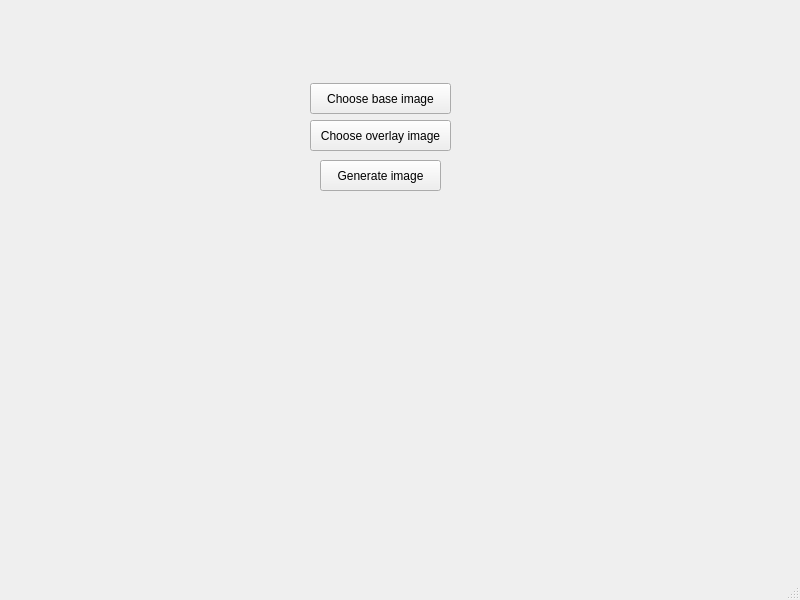
<?xml version="1.0" encoding="UTF-8"?>
<ui version="4.0">
 <class>MainWindow</class>
 <widget class="QMainWindow" name="MainWindow">
  <property name="geometry">
   <rect>
    <x>0</x>
    <y>0</y>
    <width>800</width>
    <height>600</height>
   </rect>
  </property>
  <property name="windowTitle">
   <string>MainWindow</string>
  </property>
  <widget class="QWidget" name="centralwidget">
   <widget class="QPushButton" name="pushButton">
    <property name="geometry">
     <rect>
      <x>310</x>
      <y>83</y>
      <width>141</width>
      <height>31</height>
     </rect>
    </property>
    <property name="text">
     <string>Choose base image</string>
    </property>
    <property name="default">
     <bool>false</bool>
    </property>
    <property name="flat">
     <bool>false</bool>
    </property>
   </widget>
   <widget class="QPushButton" name="pushButton_2">
    <property name="geometry">
     <rect>
      <x>310</x>
      <y>120</y>
      <width>141</width>
      <height>31</height>
     </rect>
    </property>
    <property name="text">
     <string>Choose overlay image</string>
    </property>
   </widget>
   <widget class="QPushButton" name="pushButton_3">
    <property name="geometry">
     <rect>
      <x>320</x>
      <y>160</y>
      <width>121</width>
      <height>31</height>
     </rect>
    </property>
    <property name="text">
     <string>Generate image</string>
    </property>
   </widget>
   <widget class="QLabel" name="image_label">
    <property name="geometry">
     <rect>
      <x>20</x>
      <y>10</y>
      <width>250</width>
      <height>250</height>
     </rect>
    </property>
    <property name="text">
     <string/>
    </property>
   </widget>
   <widget class="QLabel" name="image_label_2">
    <property name="geometry">
     <rect>
      <x>500</x>
      <y>10</y>
      <width>250</width>
      <height>250</height>
     </rect>
    </property>
    <property name="text">
     <string/>
    </property>
   </widget>
   <widget class="QLabel" name="image_label_3">
    <property name="geometry">
     <rect>
      <x>250</x>
      <y>280</y>
      <width>241</width>
      <height>271</height>
     </rect>
    </property>
    <property name="text">
     <string/>
    </property>
   </widget>
  </widget>
  <widget class="QMenuBar" name="menubar">
   <property name="geometry">
    <rect>
     <x>0</x>
     <y>0</y>
     <width>800</width>
     <height>21</height>
    </rect>
   </property>
  </widget>
  <widget class="QStatusBar" name="statusbar"/>
 </widget>
 <resources/>
 <connections/>
</ui>
